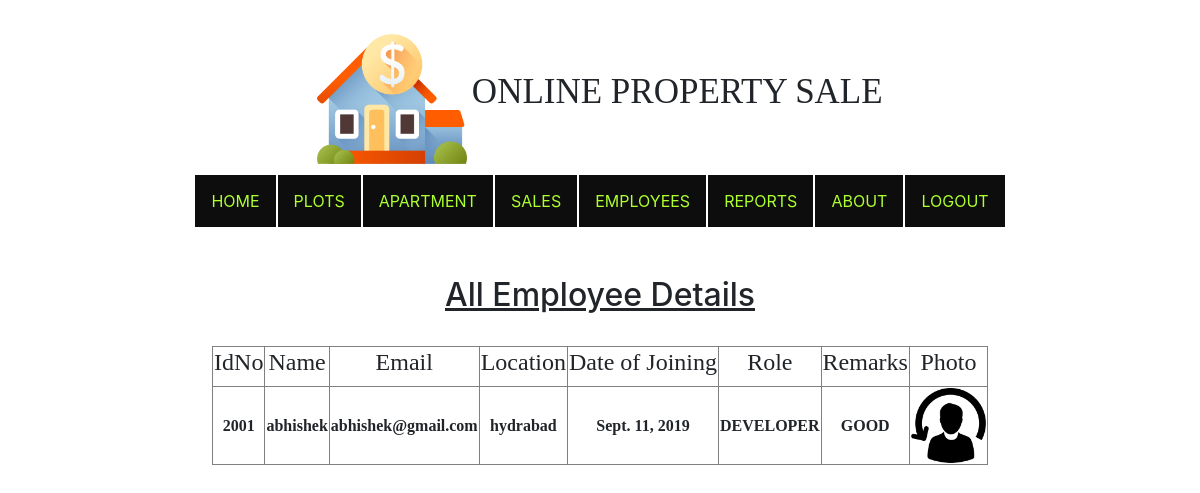
The page /viewemp/ on the database its author committed.
### app1/models.py (models this page shows)
class Employee(models.Model):
    id_no = models.IntegerField(primary_key=True)
    name = models.CharField(max_length=30)
    mailid = models.EmailField()
    location = models.CharField(max_length=30)
    doj = models.DateField()
    role = models.CharField(max_length=20)
    remarks = models.CharField(max_length=10)
    photo = models.ImageField(upload_to='employee/')

### app1/views.py (the view)
# urls.py: path('viewemp/', views.viewemp),
def viewemp(request):
    plot = Employee.objects.all()
    return render(request, "viewemployee.html", {'plot': plot})

### templates/viewemployee.html (shortened to what this page needs)
{% load staticfiles %}
<html>
<head>
    <link rel="stylesheet" href="https://maxcdn.bootstrapcdn.com/bootstrap/4.0.0/css/bootstrap.min.css">
</head>
<body><br>
   <center><img src="{% static 'images/mortgage.png' %}" width="150" height="150"> <span style="font-size: 35px; font-family: Verdana">ONLINE PROPERTY SALE</span></center>
   <table align="center">
       <tr>
           <th>
               <div class="dropdown">
                   <button class="dropbtn"><a href="/home/" style="color: greenyellow">HOME</a></button>
                   </div>
           </th>
           <th>
               <div class="dropdown">
                   <button class="dropbtn">PLOTS</button>
               </div>
           </th>
           <th>
               <div class="dropdown">
                   <button class="dropbtn">APARTMENT</button>
               </div>
           </th>
           <th>
               <div class="dropdown">
                   <button class="dropbtn">SALES</button>
               </div>
           </th>
           <th>
               <div class="dropdown">
                   <button class="dropbtn">EMPLOYEES</button>
               </div>
           </th>
           <th>
               <div class="dropdown">
                   <button class="dropbtn">REPORTS</button>
               </div>
           </th>
           <th>
               <div class="dropdown">
                   <button class="dropbtn"><a href="/about/" style="color: greenyellow">ABOUT</a></button>
               </div>
           </th>
           <th>
               <div class="dropdown">
                   <button class="dropbtn"><a href="/logout/" style="color: greenyellow">LOGOUT</a></button>
               </div>
           </th>
       </tr>
   </table><br><br>
<center>
    <h2><u>All Employee Details</u></h2>
</center><br>
   <table align="center" border="1" style="font-family: Verdana">
       <tr>
           <th style="text-align: center"><h4>IdNo</h4></th>
           <th style="text-align: center"><h4>Name</h4></th>
           <th style="text-align: center"><h4>Email</h4></th>
           <th style="text-align: center"><h4>Location</h4></th>
           <th style="text-align: center"><h4>Date of Joining</h4></th>
           <th style="text-align: center"><h4>Role</h4></th>
           <th style="text-align: center"><h4>Remarks</h4></th>
           <th style="text-align: center"><h4>Photo</h4></th>
       </tr>
       {% for x in plot %}
           <tr>
           <th style="text-align: center">{{ x.id_no }}</th>
           <th style="text-align: center">{{ x.name }}</th>
           <th style="text-align: center">{{ x.mailid }}</th>
           <th style="text-align: center">{{ x.location }}</th>
           <th style="text-align: center">{{ x.doj }}</th>
           <th style="text-align: center">{{ x.role }}</th>
           <th style="text-align: center">{{ x.remarks }}</th>
           <th style="text-align: center"><img src="{{ x.photo.url }}" width="75" height="75"></th>
       </tr>
       {% endfor %}
   </table>
</body>
</html>

### templates/viewemployee.html (style rules this page uses)
.dropbtn { background-color: #0d0d0d; color: greenyellow; padding: 16px; font-size: 16px; border: none; cursor: pointer; }
.dropdown { position: relative; display: inline-block; }

### rows shown on the page
Employee: id_no "2001", name "abhishek", mailid "abhishek@gmail.com", location "hydrabad", doj "Sept. 11, 2019", role "DEVELOPER", remarks "GOOD", photo (picture)
